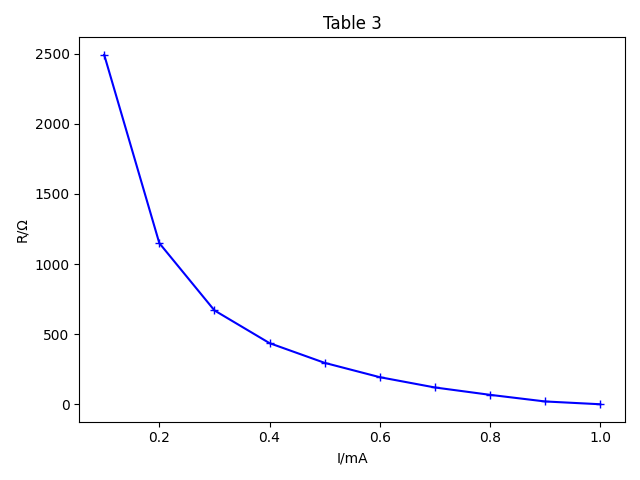

Write Python code to recreate this figure.
#!/usr/bin/python3
import matplotlib.pyplot as plt

fig=plt.figure()
ax1=fig.add_subplot(111)

x1=[0.1,0.2,0.3,0.4,0.5,0.6,0.7,0.8,0.9,1.0]
y1=[2492.0,1149.0,669.3,435.8,295.2,193.1,119.7,67.2,19.9,0.0]
ax1.plot(x1,y1,color='blue',marker='+')
ax1.set(title="Table 3",ylabel="R/Ω",xlabel="I/mA")

plt.tight_layout()
plt.savefig("/mnt/c/Users/lqy/Desktop/graph3.png")
plt.savefig("graph3.png")
